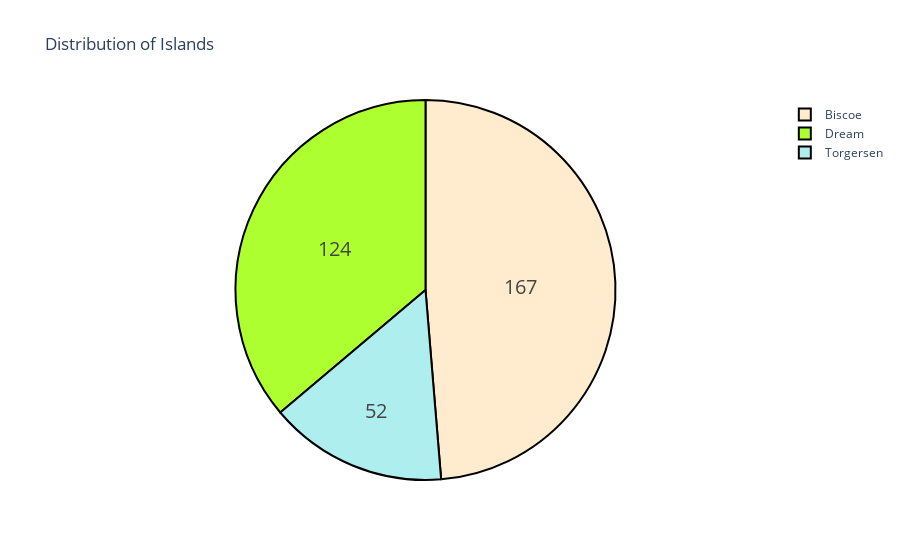

Notebook code cell kept with this figure:
### Code cell
labels = sorted(df.island.unique())
values = df.island.value_counts().sort_index()
colors = ['BlanchedAlmond', 'GreenYellow', 'PaleTurquoise']


fig = go.Figure(data=[go.Pie(labels=labels,
                             values=values)])
fig.update_traces(hoverinfo='label+percent', textinfo='value',textfont_size=20,
                  marker=dict(colors=colors, line=dict(color='#000000', width=2)))

fig.update_layout(title_text="Distribution of Islands")
fig.show()

### Figure 1 — Plotly figure (JSON) as saved in the notebook; plotly's stock layout.template omitted (floating-point values rounded to 4 significant figures)
{"data": [{"hoverinfo": "label+percent", "labels": ["Biscoe", "Dream", "Torgersen"], "marker": {"colors": ["BlanchedAlmond", "GreenYellow", "PaleTurquoise"], "line": {"color": "#000000", "width": 2}}, "textfont": {"size": 20}, "textinfo": "value", "type": "pie", "values": [167, 124, 52]}], "layout": {"title": {"text": "Distribution of Islands"}}}
